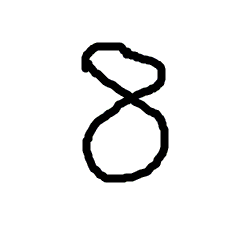
#> input picture Chapter 19/image/test/8.bmp, 240 x 240 px, found by its file name
$ jupyter execute 19-1.ipynb
#> lines starting #> are read from the running program, lines starting #| are printed output that depends on the picture
### 第19章 K近邻算法
- K 近邻算法的本质是将指定对象根据已知特征值分类：
    - 在获取各个样本的特征值之后，计算待识别样本的特征值与各个已知分类的样本特征值之间的距离，然后找出k个最邻近的样本，根据k个最邻近样本中占比最高的样本所属的分类，来确定待识别样本的分类。
- 一般情况下，要对参数进行归一化处理。通常使用特征值除以所有特征值中的最大值（或者最大值与最小值的差）
- 取绝对值在求和，这种用绝对值之和表示的距离称为曼哈顿距离
- 计算平方和的平方根，这种距离就是欧氏距离

#### 19.1 数字识别过程
1. 特征提取运算
2. 计算距离，即待识别图像与每一个特征图像的距离
3. 查找最小值
4. 通过反向映射，找到最小值对应的特征图像，进而得到识别结果

[cell 1]
# ==============0. 导入包=============
import cv2
import numpy as np

# ==============1. 数据初始化=============
s = "image/"  # 图像所在路径
num = 100  # 共有样本数量
row = 240  # 每个数字图像的行数
col = 240  # 每个数字图像的列数
a = np.zeros((num, row, col))  # 用来存储所有样本的数值
# ===============2. 读取特征图像===============
n = 0  # 用来存储当前图像的编号。
for i in range(0, 10):
    for j in range(1, 11):
        a[n, :, :] = cv2.imread(s + str(i) + "/" + str(i) + "-" + str(j) + ".bmp", 0)
        n = n + 1

# ===============3. 提取特征图像的特征值=============
# 用来存储所有样本的特征值，每一个元素对应原始图像 5*5 区域内的像素值为255的个数。
feature = np.zeros((num, round(row / 5), round(col / 5)))
print(feature.shape)  # 看看feature的shape长什么样子
#| (100, 48, 48)
print(row)            # 看看row的值，有多少个特征（100）个
for ni in range(0, num):
    for nr in range(0, row):
        for nc in range(0, col):
            if a[ni, nr, nc] == 255:
                feature[ni, int(nr / 5), int(nc / 5)] += 1
f = feature  # 简化变量名称

[cell 2]
# ===============4. 计算待识别图像的特征值===============
o = cv2.imread("image/stand/8.bmp", 0)  # 读取待测图像
#> o: shape (240, 240); min 0, max 255, mean 239.1
##读取图像值
of = np.zeros((round(row / 5), round(col / 5)))  # 用来存储测试图像的特征值
for nr in range(0, row):
    for nc in range(0, col):
        if o[nr, nc] == 255:
            of[int(nr / 5), int(nc / 5)] += 1
# ==========5. 计算待识别图像与特征图像之间的距离================
# 数组 d 中的索引号对应特征图像的编号，d[mn]表示待识别图像与数字“m”的第n个特征图像之间的距离
d = np.zeros(100)
for i in range(0, 100):
    d[i] = np.sum((of - f[i, :, :]) * (of - f[i, :, :]))
#> after the loop, d = 100 values from 1320539 to 1320539
# ================6. 获取k个最短距离及其索引====================
d = d.tolist()
temp = []
Inf = max(d)
#> Inf = 1320539
print(Inf)
#| 1320539.0
k = 3   # 选择的邻居的数量
for i in range(k):
    temp.append(d.index(min(d)))
    d[d.index(min(d))] = Inf    # 最小值替换为最大值，确保在下一次查找最小值的过程中不会被重复找到
#> after the loop, temp = [0, 0, 0]
print(temp)   # 被识别为哪些特征图像
#| [0, 0, 0]

[cell 3]
# ===========================7. 识别=========================
temp = [i / 10 for i in temp]
# 数组r用来存储结果，r[0]表示k近邻中0的个数，r[n]K近邻中n的个数
r = np.zeros(10)
for i in temp:
    r[int(i)] += 1
#> this loop made 3 passes
#> i on passes 2 to 3: 0, 0
#> after the loop, r = [3, 0, 0, 0, 0, 0, 0, 0, 0, 0]
print("当前的数字可能为:" + str(np.argmax(r)))
#| 当前的数字可能为:0

#### 19.2 K 近邻模块
1. 生成一个空的模型
`knn = cv2.ml.KNearest_create()`
2. 使用训练数据（原始特征值）、训练数据的响应值（训练数据的标签、分类信息），根据数据的行、列完成训练，生成可以使用的模型
    - `knn.train(trainData, cv2.ml.ROW_SAMPLE, trainLabels)`
        - `trainData` 是训练数据的特征值
        - `cv2.ml.ROW_SAMPLE` 是数据类型，当前是行形式；也可以是列形式 `cv2.ml.COL_SAMPLE`
        - `trainLabels` 是训练数据特征值所对应的标签值
3. 将要处理对象的特征值和 k 值作为参数，传递给训练好的模型，得出计算结果
    - `ret, result, neighbours, dist = knn.findNearest(test, k)`
        - `ret` 是 float 型的返回结果
        - `result` 是 numpy.ndarray 的 k 近邻算法的运算结果
        - `neighbours` 是 k 个邻居的标签
        - `dist` 是 k 个邻居的距离
        - `test` 是需要处理对象的特征值
        - `k` 是 K 近邻算法中 k 值大小

[cell 4]
# ================导入库===================
import cv2
import numpy as np
import matplotlib.pyplot as plt

# ==============1. 生成模拟数据及标签=====================
# 1.1 模拟数据
rand1 = np.random.randint(0, 30, (20, 2)).astype(np.float32)
rand2 = np.random.randint(70, 100, (20, 2)).astype(np.float32)
trainData = np.vstack((rand1, rand2))
print("trainData.shape: ", trainData.shape)
# 1.2 设置数据标签
r1Label = np.zeros((20, 1)).astype(np.float32)
r2Label = np.ones((20, 1)).astype(np.float32)
tdLable = np.vstack((r1Label, r2Label))
print("tdLable.shape: ", tdLable.shape)
# 1.3 显示数据
# trainData[tdLable.ravel() == 0]：把标签数组展平，找出等于0的位置(布尔索引); 再从训练数据中选择对应标签为0的样本
g = trainData[tdLable.ravel() == 0]
plt.scatter(g[:, 0], g[:, 1], s=80, c="g", marker="o")
b = trainData[tdLable.ravel() == 1]
plt.scatter(b[:, 0], b[:, 1], s=80, c="b", marker="s")

# ===============2. 模拟待识别数据=====================
test = np.random.randint(0, 100, (3, 2)).astype(np.float32)
plt.scatter(test[:, 0], test[:, 1], s=80, c="r", marker="*")
print("待识别的数据是：", test)
# ===============3. 完成分类=====================
knn = cv2.ml.KNearest_create()  # 创建KNN分类器对象
knn.train(trainData, cv2.ml.ROW_SAMPLE, tdLable)    # 训练模型
ret, results, neighbours, dist = knn.findNearest(test, 5)   # 测试模型
# ===============显示结果=====================
print("当前随机数可以判定为类型：", results)
print("距离当前点最近的5个邻居是：", neighbours)
print("5个最近邻居的距离: ", dist)
plt.show()
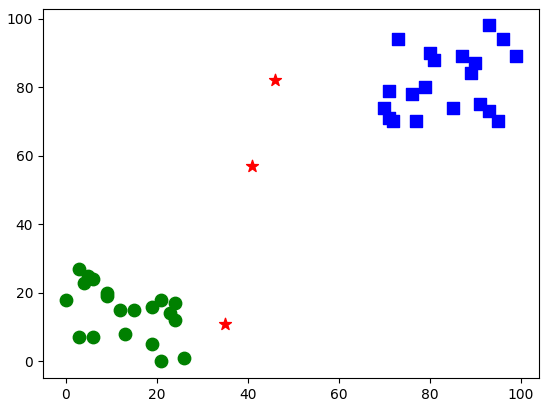
#> figure drawn by matplotlib, 1 panel

#### 19.3 K 近邻手写数字识别

[cell 5]
import cv2
import numpy as np
import os

# ==============1. 训练数据处理==================
# 读取（设置）样本（特征）图像的值
s = "image/"  # 图像所在路径
num = 100  # 共有样本数量
row = 240  # 每个数字图像的行数
col = 240  # 每个数字图像的列数
a = np.zeros((num, row, col))  # 用来存储所有样本的数值
n = 0  # 用来存储当前图像的编号。
# 读取特征图像
for i in range(0, 10):
    for j in range(1, 11):
        a[n, :, :] = cv2.imread(s + str(i) + "/" + str(i) + "-" + str(j) + ".bmp", 0)
        n = n + 1
# 提取样本图像的特征
feature = np.zeros((num, round(row / 5), round(col / 5)))  # 用来存储所有样本的特征值
for ni in range(0, num):
    for nr in range(0, row):
        for nc in range(0, col):
            if a[ni, nr, nc] == 255:
                feature[ni, int(nr / 5), int(nc / 5)] += 1
f = feature  # 简化变量名称
# 将feature处理为单行形式
train = feature[:, :].reshape(-1, round(row / 5) * round(col / 5)).astype(np.float32)
#> train: shape (100, 2304) float32; every value is 0
# 为特征值贴标签
trainLabels = [int(i / 10) for i in range(0, 100)]
trainLabels = np.asarray(trainLabels)   # 如果 trainLabels 已经是 NumPy 数组，返回原数组；否则创建新数组。
# =================2. 待识别数据处理====================
o = cv2.imread(s + "test/4.bmp", 0)  # 读取待测图像
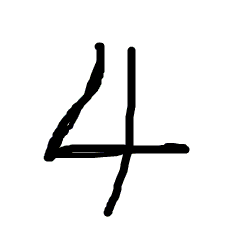
#> input picture Chapter 19/image/test/4.bmp, 240 x 240 px
#> o: shape (240, 240); min 0, max 255, mean 236.7

if o is None:
    raise ValueError("Image not found or could not be loaded. Check the file path: " + os.path.abspath(s + "test/5.bmp"))
of = np.zeros((round(row / 5), round(col / 5)))  # 用来存储测试图像的特征值
for nr in range(0, row):
    for nc in range(0, col):
        if o[nr, nc] == 255:
            of[int(nr / 5), int(nc / 5)] += 1
# 处理为函数所需要的格式
test = of.reshape(-1, round(row / 5) * round(col / 5)).astype(np.float32)
# ==================3. 完成分类=======================
knn = cv2.ml.KNearest_create()
knn.train(train, cv2.ml.ROW_SAMPLE, trainLabels)
ret, result, neighbours, dist = knn.findNearest(test, k=5)
# ===============显示结果=====================
print("当前随机数可以判定为类型：", result)
print("距离当前点最近的5个邻居是：", neighbours)
print("5个最近邻居的距离: ", dist)
